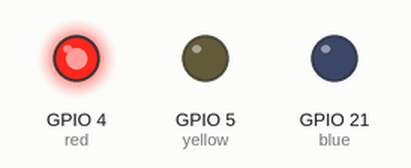
Recording of a program running on a simulated ESP32 board running MicroPython. Shown: output pins drawn as LEDs (lit = HIGH).

Above: at 0.2 s.
At 1.2 s:
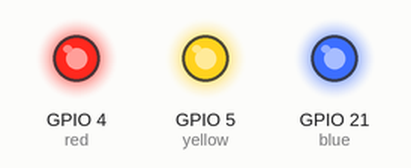
At 1.7 s:
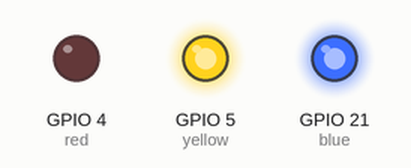
At 2.2 s:
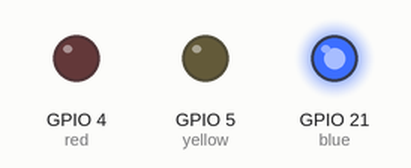
At 3.7 s:
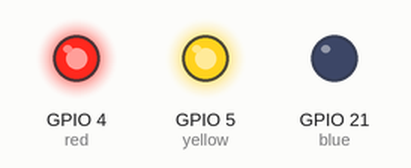
At 5.7 s:
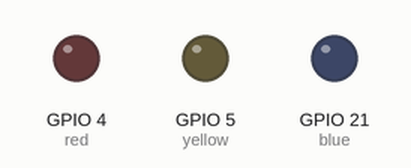
Timing chart, 0 to 6.9 s (numbered marks = the images above):
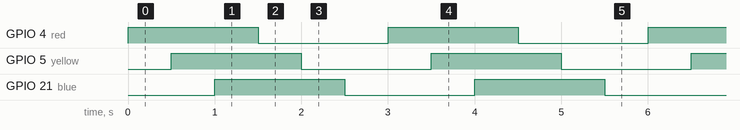

The program:

2_1_2.py
```python
# 2_1_2.py
# 3색 LED 깜빡이기

from machine import Pin
import time

# 핀 번호 지정
red_pin = 4
yellow_pin = 5
blue_pin = 21

# LED 핀 모드 설정
red = Pin(red_pin, Pin.OUT)
yellow = Pin(yellow_pin, Pin.OUT)
blue = Pin(blue_pin, Pin.OUT)

# LED를 깜빡이는 코드 작성
while True:
    red.value(1)
    time.sleep(0.5)
    yellow.value(1)
    time.sleep(0.5)
    blue.value(1)
    time.sleep(0.5)

    red.value(0)
    time.sleep(0.5)
    yellow.value(0)
    time.sleep(0.5)
    blue.value(0)
    time.sleep(0.5)
```

Measured:
- by itself, GPIO 4 (red), GPIO 5 (yellow), GPIO 21 (blue): alternates HIGH for 1.5 s and LOW for 1.5 s
- by itself, everything shown: repeats every 3.0 s, in 6 steps
